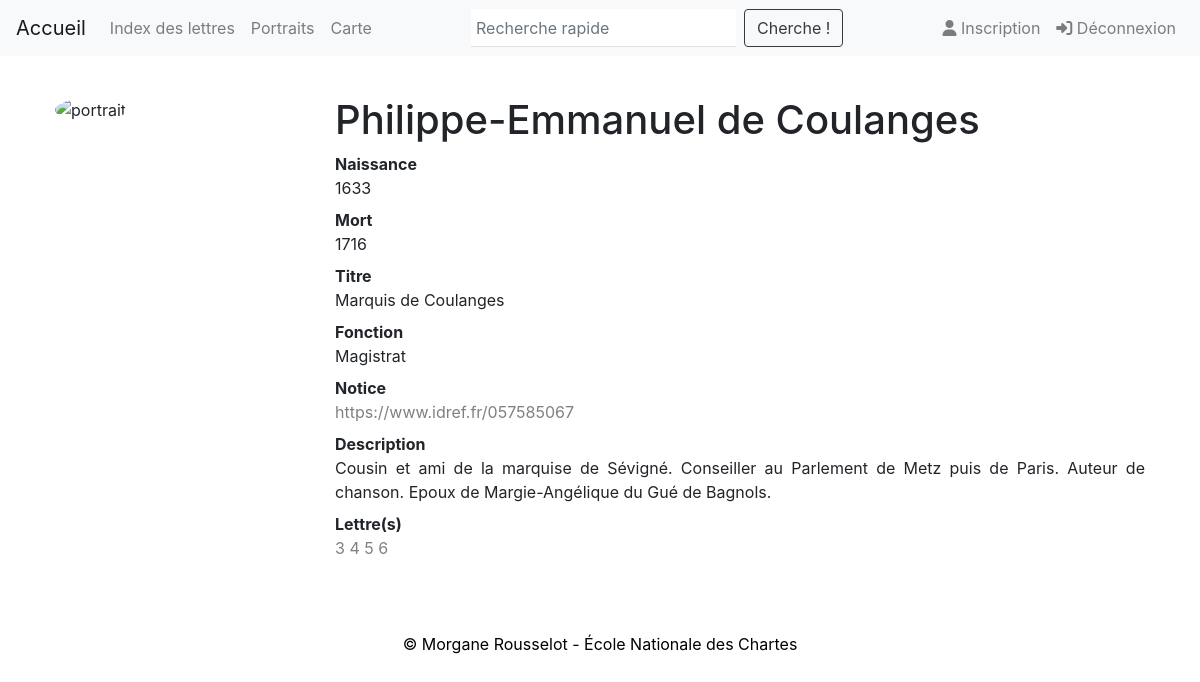
The page /personne/10 (signed in) on the database its author committed.
### app/modeles/donnees.py (models this page shows)
class Personne(db.Model):
	pers_id = db.Column(db.Integer, unique=True, primary_key=True, autoincrement=True)
	pers_nom = db.Column(db.Text)
	pers_prenom = db.Column(db.Text)
	pers_autre_nom = db.Column(db.Text)
	pers_naissance = db.Column(db.Text)
	pers_mort = db.Column(db.Text)
	pers_titre = db.Column(db.Text)
	pers_fonction = db.Column(db.Text)
	pers_image = db.Column(db.Boolean)
	pers_url = db.Column(db.Text)
	pers_description = db.Column(db.Text)
	citeP = db.relationship('CiteP', back_populates='personne')

class CiteP(db.Model):
	citeP_id = db.Column(db.Integer, unique=True, primary_key=True, autoincrement=True)
	citeP_lettre_id = db.Column(db.Integer, db.ForeignKey('lettre.lettre_id'))
	citeP_pers_id = db.Column(db.Integer, db.ForeignKey('personne.pers_id'))
	personne = db.relationship('Personne', back_populates='citeP')
	lettre = db.relationship('Lettre', back_populates='citeP')

### app/routes/generic.py (the view)
@app.route("/personne/<int:pers_id>")
@login_required
def personne(pers_id):
    unique_personne = Personne.query.get_or_404(pers_id)
    citeP = CiteP.query.filter(CiteP.citeP_pers_id == Personne.pers_id)
    source = Lettre.query.filter(Lettre.lettre_id == CiteP.citeP_lettre_id)
    return render_template("pages/personne.html", personne=unique_personne, cite=citeP, source=source)

### app/modeles/utilisateurs.py (called while the page is built)
@login.user_loader
def trouver_utilisateur_via_id(user_id):
	return User.query.get(int(user_id))

### app/templates/pages/personne.html (shortened to what this page needs)
{% extends "conteneur.html" %}
{% block corps %}
	{% if personne %}
    <div class="container-fluid">
        <div class="row">
            <div class="col-lg-3">
            	{% if personne.pers_image %}
                <img src="../static/img/portraits/{{personne.pers_id}}.jpg" class="align-center rounded-circle" alt="portrait" width="100%">
                {% else %}
                <p/>
                {% endif %}
            </div>
            <div class="col-lg-9">
                <h1>{{personne.pers_prenom}} {{personne.pers_nom}}</h1>
                <dl>
                    {% if personne.pers_naissance %}
                    <dt>Naissance</dt><dd>{{personne.pers_naissance}}</dd>
                    {% else %}
                    <dt>Naissance</dt><dd>Inconnu</dd>
                    {% endif %}
                    {% if personne.pers_mort %}
                    <dt>Mort</dt><dd>{{personne.pers_mort}}</dd>
                    {% else %}
                    <dt>Mort</dt><dd>Inconnu</dd>
                    {% endif %}
                    {% if personne.pers_titre %}
                    <dt>Titre</dt><dd>{{personne.pers_titre}}</dd>
                    {% endif %}
                    {% if personne.pers_fonction %}
                    <dt>Fonction</dt><dd>{{personne.pers_fonction}}</dd>
                    {% endif %}
                    {% if personne.pers_url %}
                    <dt>Notice</dt><dd><a href="{{personne.pers_url}}" external=True>{{personne.pers_url}}</a></dd>
                    {% endif %}
                    {% if personne.pers_description %}
                    <dt>Description</dt><dd>{{personne.pers_description}}</dd>
                    {% else %}
                    <dt>Description</dt><dd>(En cours de rédaction)</dd>
                    {% endif %}
                    <dt>Lettre(s)</dt>
                    <dd>{% for citeP in personne.query.get(personne.pers_id).citeP %}
                    <a href="{{url_for('cite', numero=citeP.personne.pers_id, ref=citeP.citeP_lettre_id)}}">{{citeP.citeP_lettre_id}}</a>
                    {% endfor %}</dd>
                </dl>
            </div>
        </div>
    </div>
    {% else %}
    <p>La base de données est en cours de constitution</p>
    {% endif %}
{% block footer %}
    {% include "partials/footer.html" %}
{% endblock %}
{% endblock %}

### app/static/css/style.css (style rules this page uses)
.row { padding: 40px; }
h1 { text-align: left; }
dd { text-align: justify; }
a, a:active, a:hover { color: grey; text-decoration:none; }

### rows shown on the page
Personne: pers_prenom "Philippe-Emmanuel de", pers_nom "Coulanges", pers_naissance "1633", pers_mort "1716", pers_titre "Marquis de Coulanges", pers_fonction "Magistrat", pers_url "https://www.idref.fr/057585067", pers_description "Cousin et ami de la marquise de Sévigné. Conseiller au Parlement de Metz puis de Paris. Auteur de chanson. Epoux de Margie-Angélique du Gué de Bagnols."
CiteP: citeP_lettre_id "3"
CiteP: citeP_lettre_id "4"
CiteP: citeP_lettre_id "5"
CiteP: citeP_lettre_id "6"
